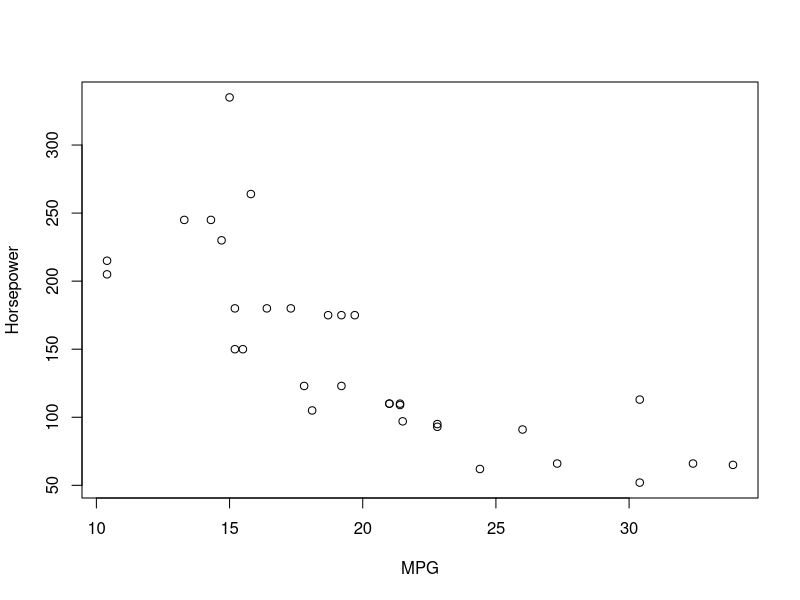

Generate this figure with R:
## ---- chunk 1
knitr::opts_chunk$set(echo = TRUE)
## ---- chunk 2
# number of rows
nrow(mtcars)

# number of columns
ncol(mtcars)
## ---- chunk 3
summary(mtcars)
## ---- chunk 4
plot(mtcars$mpg, mtcars$hp, xlab = "MPG", ylab = "Horsepower")
